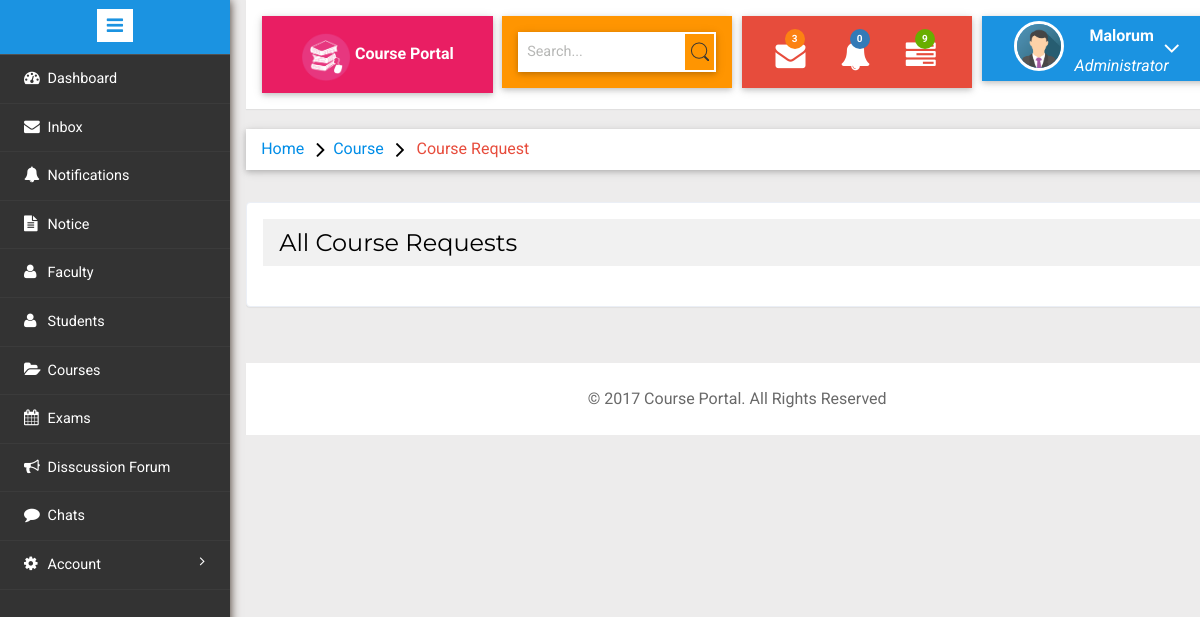
The page /admin/index.php?page=faculty-course (signed in) on the database as committed earlier.
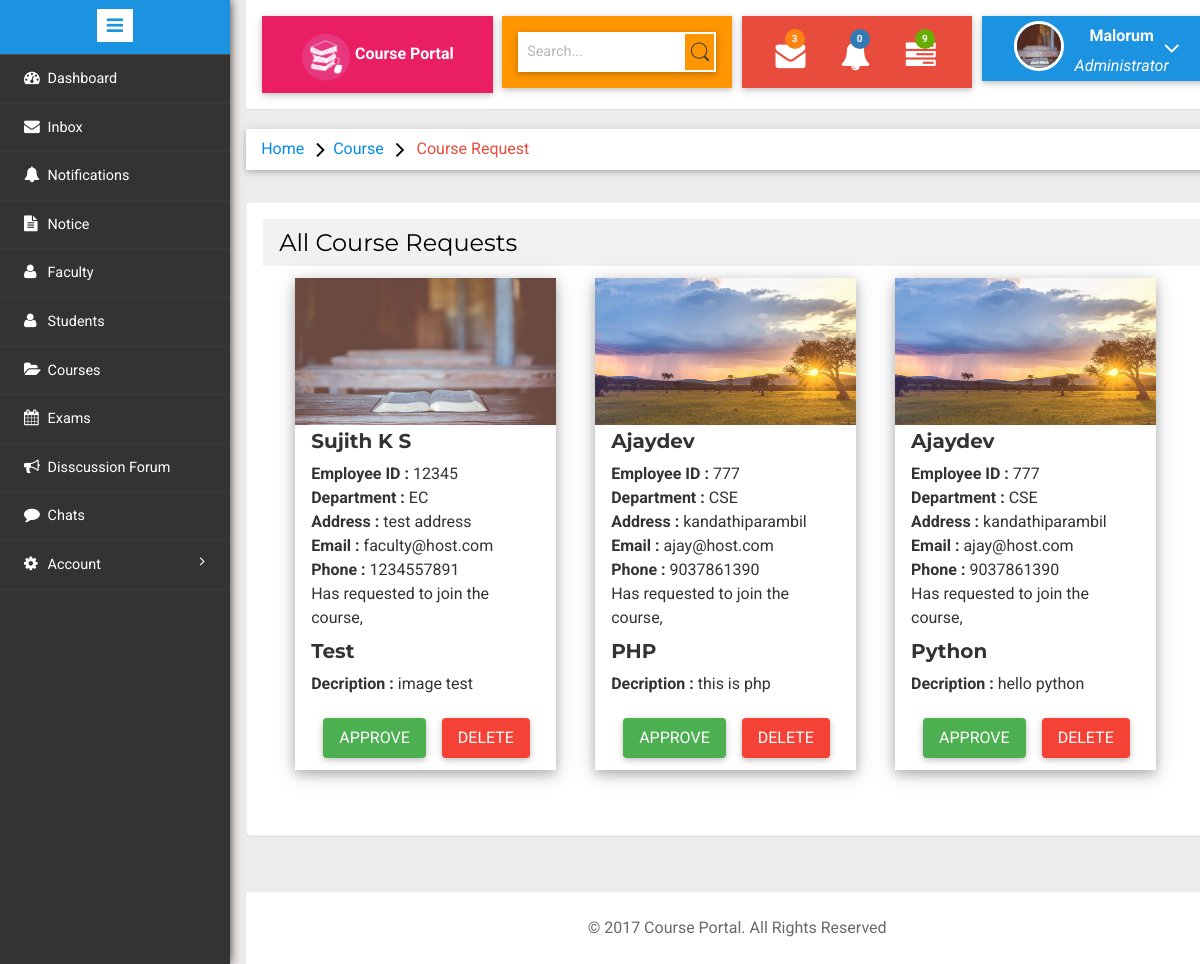
The same page on the database as committed later.
### tables this page shows
CREATE TABLE `users` (
  `id` int(11) NOT NULL,
  `name` char(40) NOT NULL,
  `email` varchar(40) NOT NULL,
  `pass` varchar(40) NOT NULL,
  `type` varchar(10) NOT NULL,
  `mobile` bigint(11) NOT NULL,
  `gender` varchar(40) NOT NULL,
  `image` varchar(50) NOT NULL DEFAULT '../images/avatar.png',
  `dob` date NOT NULL,
  `join_date` datetime NOT NULL DEFAULT CURRENT_TIMESTAMP
);

CREATE TABLE `faculty` (
  `facultyId` int(11) NOT NULL,
  `empId` int(11) NOT NULL,
  `department` varchar(30) NOT NULL,
  `address` varchar(150) NOT NULL,
  `status` varchar(30) NOT NULL DEFAULT 'not approved'
);

CREATE TABLE `notification` (
  `notificationId` int(11) NOT NULL,
  `status` varchar(15) NOT NULL DEFAULT 'active',
  `user_from` int(11) NOT NULL,
  `user_to` int(11) NOT NULL,
  `heading` varchar(50) NOT NULL,
  `description` text NOT NULL,
  `page` varchar(50) NOT NULL,
  `time` datetime NOT NULL DEFAULT CURRENT_TIMESTAMP,
  `action` varchar(20) NOT NULL DEFAULT 'pending'
);

CREATE TABLE `courses` (
  `courseId` int(11) NOT NULL,
  `courseName` varchar(50) NOT NULL,
  `shortD` varchar(100) NOT NULL,
  `longD` varchar(1000) NOT NULL,
  `courseImage` varchar(100) NOT NULL DEFAULT '../images/default-c.jpg'
);

### admin/faculty-course.php (the view, shortened to what the changed rows need)
<?php
    $card='<div class="w3-row-padding">';
    $count=0;
	$query="SELECT * FROM `notification`join faculty_courses_taken ON notification.user_from=faculty_courses_taken.facultyId WHERE user_to='1' AND action='pending' AND page='faculty-course' AND faculty_courses_taken.status='pending' GROUP BY user_from";
	$result = mysqli_query($con,$query) or die(mysqli_error());
    while($row=$result->fetch_assoc()){
        $fid=$row['user_from'];
        $nid=$row['notificationId'];
        $query="SELECT * FROM `faculty`,`users`,faculty_courses_taken,courses WHERE `faculty`.facultyId='$fid' and `users`.id='$fid' and faculty_courses_taken.facultyId='$fid' and courses.courseId=faculty_courses_taken.courseId and faculty_courses_taken.status='pending'";
        $result1 = mysqli_query($con,$query) or die(mysqli_error());
        while($row1=$result1->fetch_assoc()){
            $count+=1;
            $card.='
                    <div class="w3-third">
                        <div class="w3-card-4" style="width:92%;max-width:300px;margin-top:12px;">
                            <img src="'.getUserAvatar($fid).'" alt="Avatar" style="width:100%;opacity:0.85">
                            <div class="w3-container">
                                <h4><b>'.$row1['name'].'</b></h4>
                                <p>
                                    <strong>Employee ID : </strong>'.$row1['empId'].'<br />
                                    <strong>Department : </strong>'.$row1['department'].'<br />
                                    <strong>Address : </strong>'.$row1['address'].'<br />
                                    <strong>Email : </strong>'.$row1['email'].'<br />
                                    <strong>Phone : </strong>'.$row1['mobile'].'<br />
                                    Has requested to join the course,
                                </p>
                                <h4><b>'.$row1['courseName'].'</b></h4>
                                <p>
                                    <strong>Decription : </strong>'.$row1['shortD'].'<br />
                                </p>
                                <a class="w3-button w3-green w3-hover-red w3-round w3-card-2 w3-ripple" style="margin-left:12px;margin-top:12px;margin-bottom:12px" href="course-request.php?id='.$fid.'&action=approved&cid='.$row1['courseId'].'&nid='.$nid.'">APPROVE</a>
                                <a class="w3-button w3-red w3-hover-yellow w3-round w3-card-2 w3-ripple" style="margin-left:12px;margin-top:12px;margin-bottom:12px" href="">DELETE</a>
                            </div>
                        </div>
                    </div>';
            if($count%3==0)
                $card.='
                </div>
                <div class="w3-row-padding">
                <br />';
        }
    }
?>
<div class="w3-card-4 validation-system validation-form">
    <div class="w3-container">
        <?php echo $card; ?>
    </div>
</div><br />
</div>

### admin/index.php (shortened to what the changed rows need)
<?php
	$con = mysqli_connect("localhost","root","admin","asd-project");
	function getAvatar(){
		$aid=$_SESSION['user_id'];
		require('../connection.php');
		$query="SELECT * FROM `users` WHERE id=$aid";
        $result = mysqli_query($con,$query) or die(mysqli_error());
        $row=$result->fetch_assoc();
        return $row["image"];
	}
	function getUserAvatar($id){
		require('../connection.php');
		$query="SELECT * FROM `users` WHERE id=$id";
        $result = mysqli_query($con,$query) or die(mysqli_error());
        $row=$result->fetch_assoc();
        return $row["image"];
	}
?>
<!DOCTYPE HTML>
<html>
<head>
<link href="css/bootstrap.min.css" rel='stylesheet' type='text/css' />
<link href="../css/w3.css" rel='stylesheet' type='text/css' />
<link href="css/style.css" rel='stylesheet' type='text/css' />
<link rel="stylesheet" href="css/morris.css" type="text/css"/>
<link href="css/font-awesome.css" rel="stylesheet">
<link rel="stylesheet" href="css/icon-font.min.css" type='text/css' />
</head>
<body>
   <div class="page-container">
<div class="left-content">
	   <div class="mother-grid-inner">
				<div class="header-main">
						<div class="profile_details w3l w3-card-2">
								<ul>
									<li class="dropdown profile_details_drop">
										<a href="#" class="dropdown-toggle" data-toggle="dropdown" aria-expanded="false">
											<div class="profile_img">
												<span class="prfil-img"><img src="<?php echo getAvatar(); ?>" alt=""> </span>
											</div>
										</a>
									</li>
								</ul>
							</div>
				</div>
 <?php
		@$page=  $_GET['page'];
		  if($page!="")
		  {
			switch($page){
				case "faculty-course":	include("faculty-course.php"); break;
			}
		  }
		  else
		  {
		  include('dashboard.php');
		  }
		  ?>
<br />
</div>
</div>
							</div>
</body>
</html>

Rows that differ between the two databases and show on the page:
changed users: image: picture added in place of a placeholder
now on this page (row unchanged): faculty: notification.user_from (picture), facultyId.name "Sujith K S", empId "12345", department "EC", address "test address", facultyId.email "faculty@host.com", facultyId.mobile "1234557891", courses.courseName "Test", courses.shortD "image test"
now on this page (row edited): faculty: notification.user_from (picture), facultyId.name "Ajaydev", empId "777", department "CSE", address "kandathiparambil", facultyId.email "ajay@host.com", facultyId.mobile "9037861390", courses.courseName "PHP", courses.shortD "this is php", courses.courseName "Python", courses.shortD "hello python"
